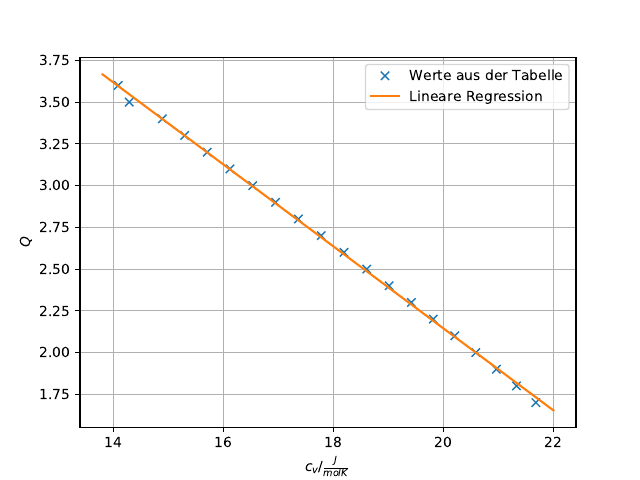

This figure's Python source:
import numpy as np
import sympy
import matplotlib.pyplot as plt
from scipy.optimize import curve_fit
from pylab import figure, axes, pie, title, show

print('Graphikbitte')
print('Steigung','Y-Achsenabschnitt')
Q,cv= np.loadtxt('tab4.txt', unpack=True,delimiter=',')

def f(cv,a,b):
    return a*cv+b
Werte, Fehler = curve_fit(f, cv, Q)
print(Werte)
print(np.sqrt(np.diag(Fehler)))

x_new = np.linspace(13.8, 22, 500)



plt.figure(1)
plt.plot(cv,Q,'x', label='Werte aus der Tabelle')
plt.plot(x_new,f(x_new,*Werte),'-', label='Lineare Regression')
plt.xlabel(r'$c_v $/$\frac{J}{mol K}$')
plt.ylabel(r'$Q$')
plt.grid()
plt.legend()




plt.savefig('Q.pdf')
print ('Fertig')
